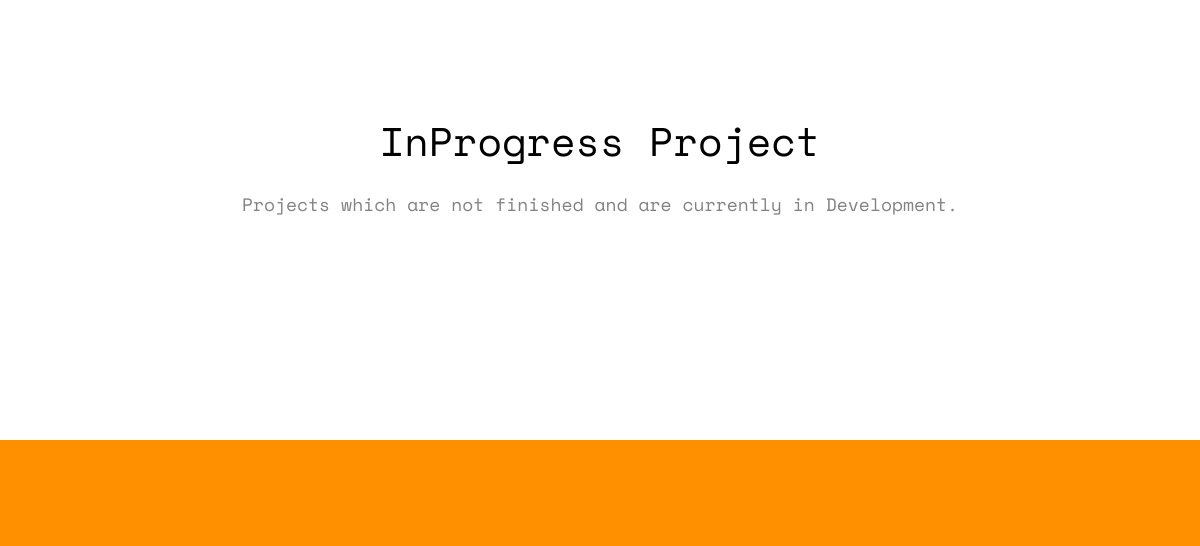
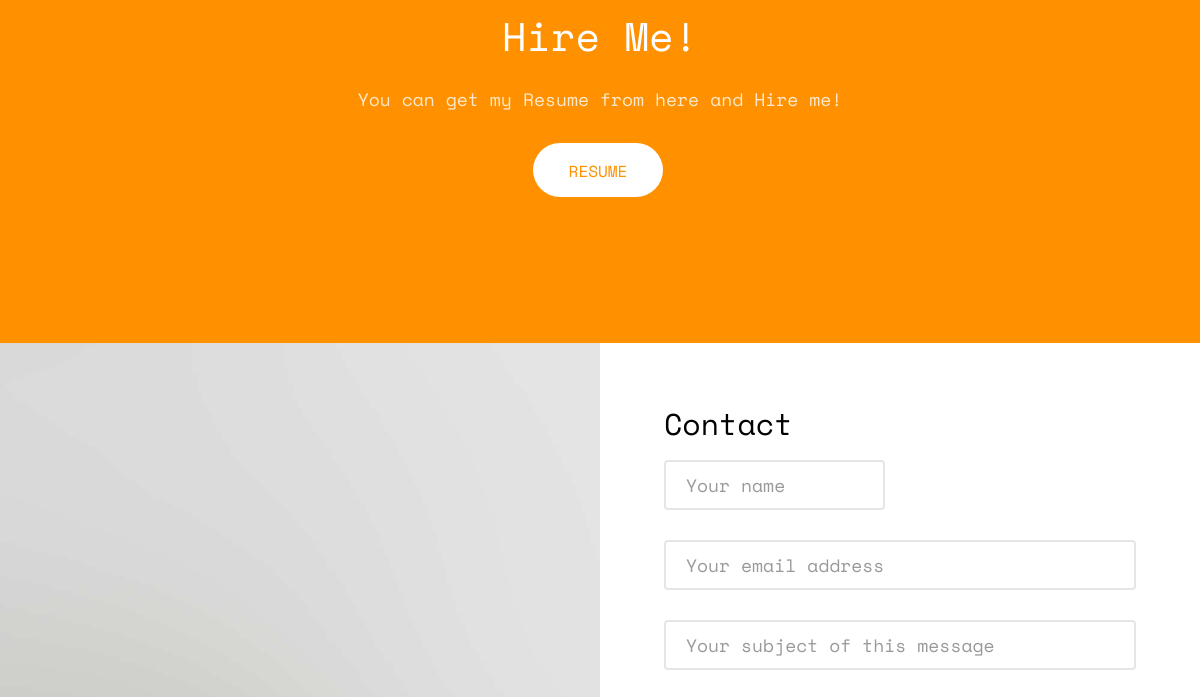
The app's page / (middle part), older data (2 pictures, top to bottom).
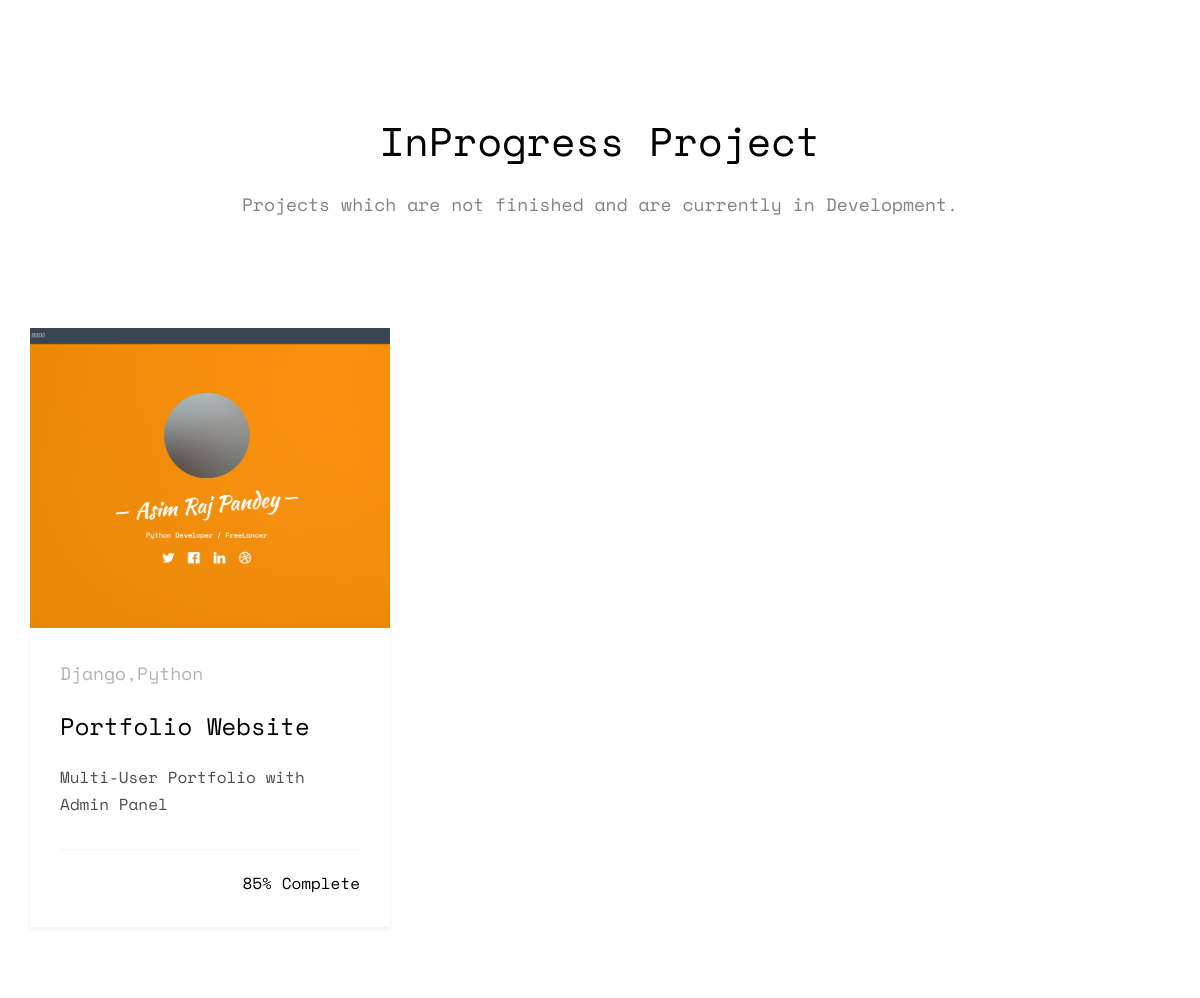
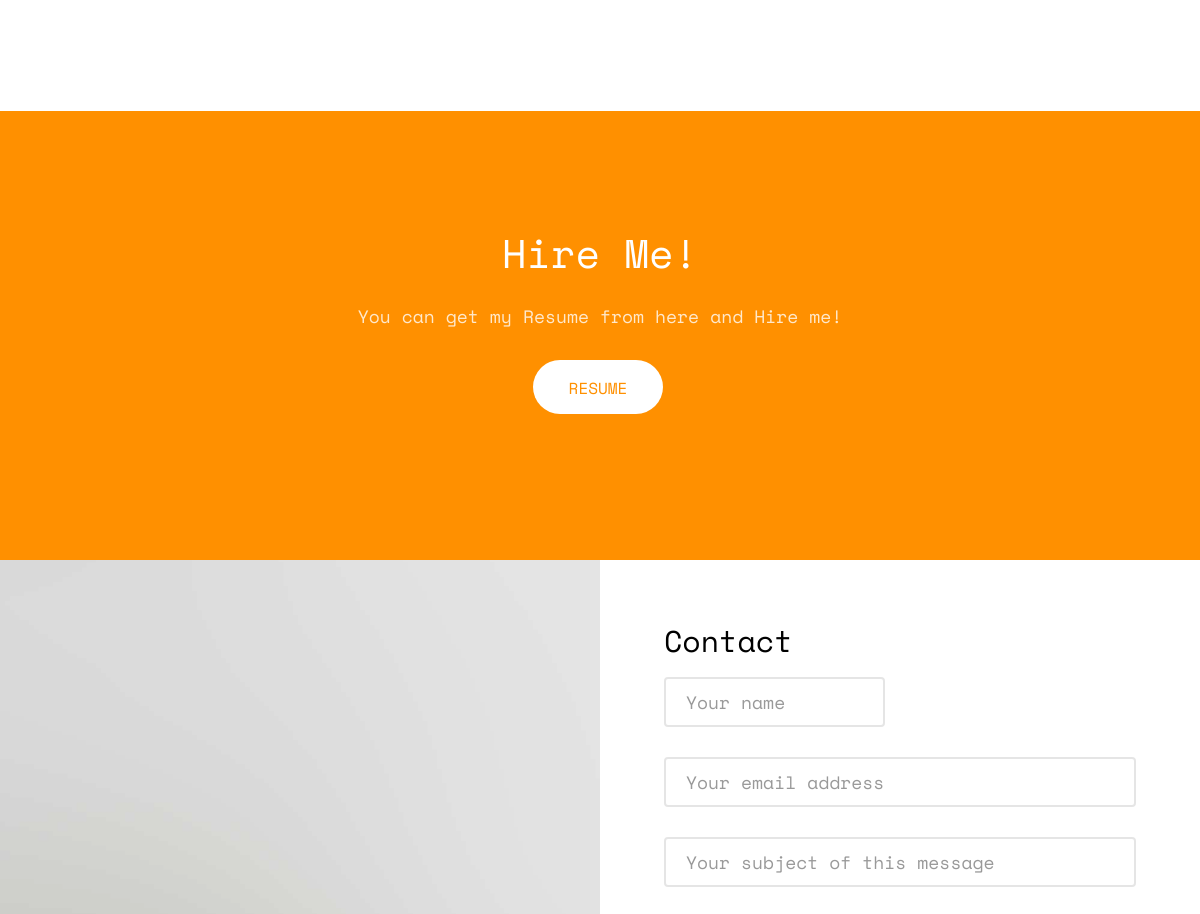
The same page, newer data (2 pictures, top to bottom).
### User/models.py (models this page shows, shortened)
class Project(models.Model):
    user = models.ForeignKey(User,on_delete=models.CASCADE)
    title = models.CharField(max_length=30,default='Undefined')
    name = models.CharField(max_length=30,default='Undefined')
    in_progress = models.BooleanField(default=False)
    language = models.CharField(max_length=30,null=True)
    description = models.TextField(null=True)
    completion = models.IntegerField(default='0')
    image = models.ImageField(upload_to='project/',null=True)

### User/views.py (the view)
# urls.py: path('', views.index, name='home'),
def index(request):
    user = User.objects.get(active = True)
    profile = UserProfile.objects.get(vuser = user)
    work = Work.objects.filter(user = user)
    education = Education.objects.filter(user = user)
    project = Project.objects.filter(user = user)
    return render(request,'index.html',{'profile':profile,'work':work,'education':education,'project':project})

### template/index.html (shortened to what this page needs)
{% load static %}
<!DOCTYPE HTML>
<html>
	<head>
	<link rel="stylesheet" href="{% static 'homepage/css/animate.css' %}">
	<link rel="stylesheet" href="{% static 'homepage/css/icomoon.css' %}">
	<link rel="stylesheet" href="{% static 'homepage/css/bootstrap.css' %}">
	<link rel="stylesheet" href="{% static 'homepage/css/style.css' %}">
	</head>
	<body>
	<div id="page">
	<div id="fh5co-blog">
		<div class="container">
			<div class="row animate-box">
				<div class="col-md-8 col-md-offset-2 text-center fh5co-heading">
					<h2>InProgress Project</h2>
					<p>Projects which are not finished and are currently in Development.</p>
				</div>
			</div>
			<div class="row">
				{% for p in project%}
				{% if p.in_progress == True %}
				<div class="col-md-4">
					<div class="fh5co-blog animate-box">
						{% if p.image%}
						<a href="#" class="blog-bg" style="background-image: url( {{ p.image.url }} );"></a>
						{%else%}
						<a href="#" class="blog-bg" style="background-image: url( {% static 'homepage/images/portfolio-1.jpg' %} );"></a>
						{% endif %}
						<div class="blog-text">
							<span class="posted_on">{{p.language}}</span>
							<h3><a href="#">{{p.title}}</a></h3>
							<p>{{p.description}}</p>
							<ul class="stuff">
								<li><a href="#">{{p.completion}}% Complete</a></li>
							</ul>
						</div>
					</div>
				</div>
				{%endif%}
				{%endfor%}
			</div>
		</div>
	</div>
	<div id="fh5co-started" class="fh5co-bg-dark">
		<div class="container">
			<div class="row animate-box">
				<div class="col-md-8 col-md-offset-2 text-center fh5co-heading">
					<h2>Hire Me!</h2>
					<p>You can get my Resume from here and Hire me!</p>
					<p><a href="{% url 'error404' %}" class="btn btn-default btn-lg">Resume</a></p>
				</div>
			</div>
		</div>
	</div>
	<div id="fh5co-consult">
		<div class="video fh5co-video" style="background-image: url( {% static 'homepage/images/cover_bg_1.jpg' %} );">
			<div class="overlay"></div>
		</div>
		<div class="choose animate-box">
			<h2>Contact</h2>
			<form action="{% url 'contact'%}" method="POST">
				<div class="row form-group">
					<div class="col-md-6">
						<input type="text" id="name" name="name" class="form-control" placeholder="Your name">
					</div>
				</div>
				<div class="row form-group">
					<div class="col-md-12">
						<input type="text" id="email" name="email" class="form-control" placeholder="Your email address">
					</div>
				</div>
				<div class="row form-group">
					<div class="col-md-12">
						<input type="text" id="subject" name="subject" class="form-control" placeholder="Your subject of this message">
					</div>
				</div>
			</form>
		</div>
	</div>
	</body>
</html>

Row changes from the older to the newer data that the page shows:
added Project: image (picture), language "Django,Python", title "Portfolio Website", description "Multi-User Portfolio with Admin Panel", completion "85"
